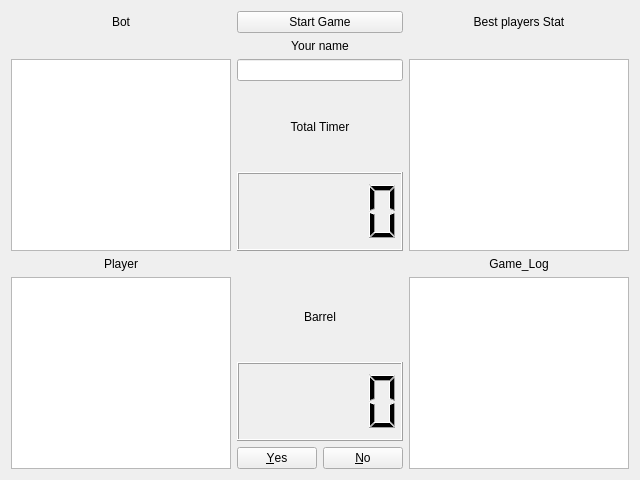
<?xml version="1.0" encoding="UTF-8"?>
<ui version="4.0">
 <class>Form</class>
 <widget class="QWidget" name="Form">
  <property name="geometry">
   <rect>
    <x>0</x>
    <y>0</y>
    <width>640</width>
    <height>480</height>
   </rect>
  </property>
  <property name="windowTitle">
   <string>Form</string>
  </property>
  <layout class="QGridLayout" name="gridLayout_4">
   <item row="0" column="0">
    <widget class="QLabel" name="label_2">
     <property name="text">
      <string>Bot</string>
     </property>
     <property name="alignment">
      <set>Qt::AlignCenter</set>
     </property>
    </widget>
   </item>
   <item row="0" column="1">
    <widget class="QPushButton" name="pushButton">
     <property name="text">
      <string>Start Game</string>
     </property>
    </widget>
   </item>
   <item row="0" column="2">
    <widget class="QLabel" name="label_6">
     <property name="text">
      <string>Best players Stat</string>
     </property>
     <property name="alignment">
      <set>Qt::AlignCenter</set>
     </property>
    </widget>
   </item>
   <item row="1" column="1">
    <widget class="QLabel" name="label_5">
     <property name="text">
      <string>Your name</string>
     </property>
     <property name="alignment">
      <set>Qt::AlignCenter</set>
     </property>
    </widget>
   </item>
   <item row="2" column="0" rowspan="3">
    <widget class="QTextBrowser" name="textBrowser_player"/>
   </item>
   <item row="2" column="1">
    <widget class="QLineEdit" name="lineEdit"/>
   </item>
   <item row="2" column="2" rowspan="3">
    <widget class="QTextBrowser" name="textBrowser"/>
   </item>
   <item row="3" column="1">
    <widget class="QLabel" name="label_timer">
     <property name="text">
      <string>Total Timer</string>
     </property>
     <property name="alignment">
      <set>Qt::AlignCenter</set>
     </property>
    </widget>
   </item>
   <item row="4" column="1">
    <widget class="QLCDNumber" name="lcdNumber"/>
   </item>
   <item row="5" column="0">
    <widget class="QLabel" name="label">
     <property name="text">
      <string>Player</string>
     </property>
     <property name="alignment">
      <set>Qt::AlignCenter</set>
     </property>
    </widget>
   </item>
   <item row="5" column="2">
    <widget class="QLabel" name="label_4">
     <property name="layoutDirection">
      <enum>Qt::LeftToRight</enum>
     </property>
     <property name="text">
      <string>Game_Log</string>
     </property>
     <property name="alignment">
      <set>Qt::AlignCenter</set>
     </property>
    </widget>
   </item>
   <item row="6" column="0" rowspan="3">
    <widget class="QTextBrowser" name="textBrowser_bot"/>
   </item>
   <item row="6" column="1">
    <widget class="QLabel" name="label_3">
     <property name="text">
      <string>Barrel</string>
     </property>
     <property name="alignment">
      <set>Qt::AlignCenter</set>
     </property>
    </widget>
   </item>
   <item row="6" column="2" rowspan="3">
    <widget class="QTextBrowser" name="textBrowser_log"/>
   </item>
   <item row="7" column="1">
    <widget class="QLCDNumber" name="QLCDBarrel"/>
   </item>
   <item row="8" column="1">
    <widget class="QDialogButtonBox" name="buttonBox">
     <property name="standardButtons">
      <set>QDialogButtonBox::No|QDialogButtonBox::Yes</set>
     </property>
    </widget>
   </item>
  </layout>
 </widget>
 <resources/>
 <connections/>
</ui>
